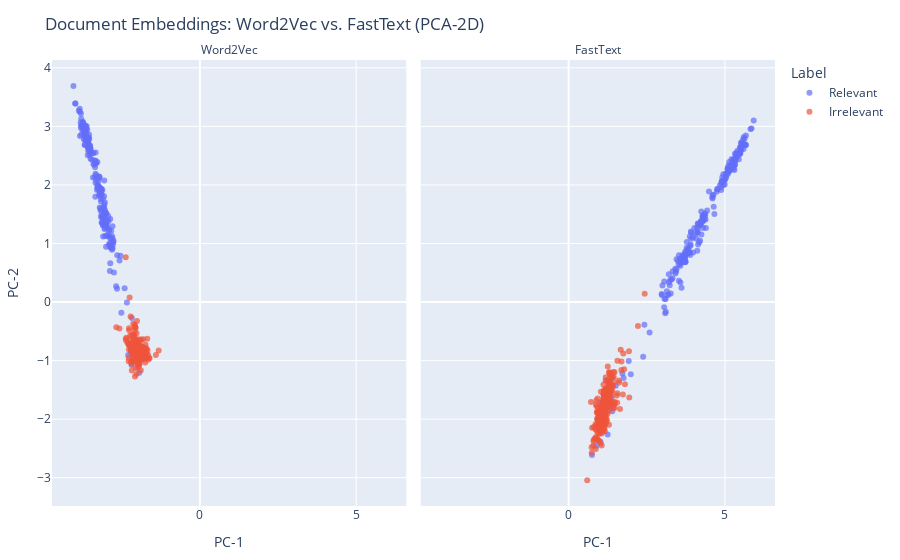

Notebook code for this chart:
### Markdown cell above
**Interactive Embedding Visualization**

### Code cell
fig = px.scatter(
    df_plot,
    x="d1", y="d2",
    color="label",
    facet_col="model",
    opacity=0.7,
    title="Document Embeddings: Word2Vec vs. FastText (PCA-2D)",
    labels={"d1":"PC-1", "d2":"PC-2"}
)
fig.update_layout(margin=dict(l=20,r=20,t=60,b=20), legend_title="Label")
fig.for_each_annotation(lambda a: a.update(text=a.text.split("=")[-1]))
fig.write_html(BASE_DIR / "reports/document_EmbeddingsWord2Vecvs.FastText.html", include_plotlyjs="cdn")
fig.show()

### Figure 1 — Plotly figure (JSON) as saved in the notebook; plotly's stock layout.template omitted (floating-point values rounded to 4 significant figures; data arrays with more than 128 entries replaced by an {"elided": "..."} marker saying what was removed)
{"data": [{"hovertemplate": "label=Relevant<br>model=Word2Vec<br>PC-1=%{x}<br>PC-2=%{y}<extra></extra>", "legendgroup": "Relevant", "marker": {"color": "#636efa", "opacity": 0.7, "symbol": "circle"}, "mode": "markers", "name": "Relevant", "orientation": "v", "showlegend": true, "type": "scatter", "x": {"elided": "250 float values"}, "xaxis": "x", "y": {"elided": "250 float values"}, "yaxis": "y"}, {"hovertemplate": "label=Relevant<br>model=FastText<br>PC-1=%{x}<br>PC-2=%{y}<extra></extra>", "legendgroup": "Relevant", "marker": {"color": "#636efa", "opacity": 0.7, "symbol": "circle"}, "mode": "markers", "name": "Relevant", "orientation": "v", "showlegend": false, "type": "scatter", "x": {"elided": "250 float values"}, "xaxis": "x2", "y": {"elided": "250 float values"}, "yaxis": "y2"}, {"hovertemplate": "label=Irrelevant<br>model=Word2Vec<br>PC-1=%{x}<br>PC-2=%{y}<extra></extra>", "legendgroup": "Irrelevant", "marker": {"color": "#EF553B", "opacity": 0.7, "symbol": "circle"}, "mode": "markers", "name": "Irrelevant", "orientation": "v", "showlegend": true, "type": "scatter", "x": {"elided": "250 float values"}, "xaxis": "x", "y": {"elided": "250 float values"}, "yaxis": "y"}, {"hovertemplate": "label=Irrelevant<br>model=FastText<br>PC-1=%{x}<br>PC-2=%{y}<extra></extra>", "legendgroup": "Irrelevant", "marker": {"color": "#EF553B", "opacity": 0.7, "symbol": "circle"}, "mode": "markers", "name": "Irrelevant", "orientation": "v", "showlegend": false, "type": "scatter", "x": {"elided": "250 float values"}, "xaxis": "x2", "y": {"elided": "250 float values"}, "yaxis": "y2"}], "layout": {"annotations": [{"font": {}, "showarrow": false, "text": "Word2Vec", "x": 0.245, "xanchor": "center", "xref": "paper", "y": 1, "yanchor": "bottom", "yref": "paper"}, {"font": {}, "showarrow": false, "text": "FastText", "x": 0.755, "xanchor": "center", "xref": "paper", "y": 1, "yanchor": "bottom", "yref": "paper"}], "legend": {"title": {"text": "Label"}, "tracegroupgap": 0}, "margin": {"b": 20, "l": 20, "r": 20, "t": 60}, "title": {"text": "Document Embeddings: Word2Vec vs. FastText (PCA-2D)"}, "xaxis": {"anchor": "y", "domain": [0, 0.49], "title": {"text": "PC-1"}}, "xaxis2": {"anchor": "y2", "domain": [0.51, 1], "matches": "x", "title": {"text": "PC-1"}}, "yaxis": {"anchor": "x", "domain": [0, 1], "title": {"text": "PC-2"}}, "yaxis2": {"anchor": "x2", "domain": [0, 1], "matches": "y", "showticklabels": false}}}
